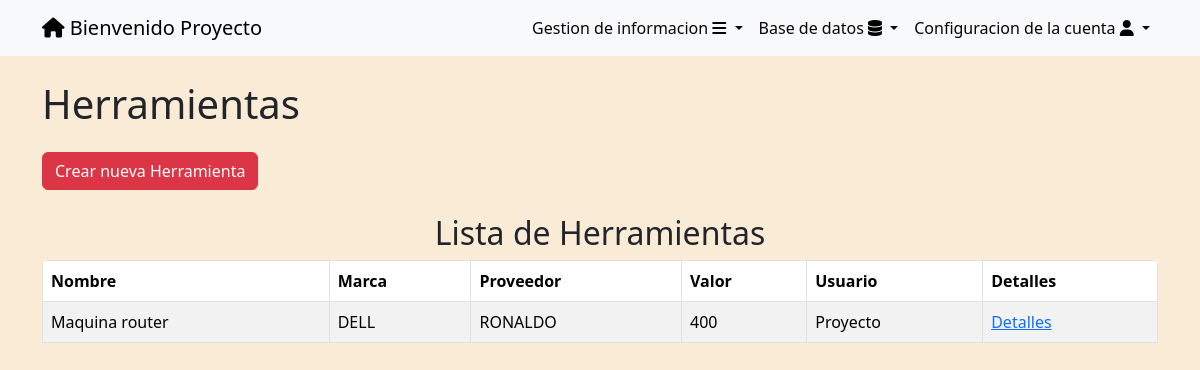
The app's page /herramientas/ (signed in) with its own data.
### tasks/models.py (models this page shows, shortened)
class Herramienta(models.Model):
    nombreHerramienta = models.CharField(blank=True,null=True,max_length=100)
    COMPUTADORA = 'Computadora'
    ROUTER = 'Router'
    IMPRESORA = 'Impresora'
    ESTADO_CHOICES = [
        (COMPUTADORA, 'Computadora'),
        (ROUTER, 'Router'),
        (IMPRESORA, 'Impresora'),
    ]
    tipo  =  models.CharField(blank=True,null=True,max_length=100,choices=ESTADO_CHOICES)
    marca = models.CharField(blank=True,null=True,max_length=100)
    fechaAdquisicion = models.DateField(blank=True,null=True)
    idProveedor = models.ForeignKey(Proveedor,on_delete=models.CASCADE,null=True,blank=True)
    estadoHerramienta = models.CharField(blank=True,null=True,max_length=100)
    valor = models.IntegerField(blank=True,null=True,validators=[MinValueValidator(0)])
    notas = models.TextField(blank=True,null=True)
    user = models.ForeignKey(User, on_delete=models.CASCADE,blank=True, null=True)

class Proveedor(models.Model):
    nombre = models.CharField(blank=True,null=True,max_length=100)
    correo = models.EmailField(blank=True,null=True)
    telefono = models.CharField(blank=True,null=True,max_length=100)
    estadodelprovedor = models.TextField(blank=True,null=True)
    user = models.ForeignKey(User, on_delete=models.CASCADE,blank=True, null=True)
    def __str__(self):
        return self.nombre

### tasks/views.py (the view)
# urls.py: path('herramientas/',views.herramientas,name='herramientas'),
@login_required
def herramientas(request):
    if request.user.is_superuser:
        herramientas = Herramienta.objects.all().order_by('marca')
    else:
        herramientas = Herramienta.objects.all()
    return render(request, 'herramientas.html', {
        'herramientas': herramientas,
    })

### tasks/templates/herramientas.html (shortened to what this page needs)
{% extends 'base.html' %}
{% block content %}
<body>
    <div class="container mt-4">
        <a href="/herramientas/" class="text-dark text-decoration-none"><h1 >Herramientas</h1></a>
        {% if user.is_superuser or user.is_staff %}
<a href="{% url 'create_herramienta' %}" class="btn btn-danger mt-3">Crear nueva Herramienta</a>
{% endif %}
    </div>
<div class="container mt-4">
    <h2 class="text-center">Lista de Herramientas</h2>
    <div class="table-responsive rounded">
        <table class="table table-bordered table-striped">
            <thead class="thead-dark">
                <tr>
                    <th>Nombre</th>
                    <th>Marca</th>
                    <th>Proveedor</th>
                    <th>Valor</th>
                    <th>Usuario</th>
                    {% if user.is_superuser or user.is_staff %}
                    <th>Detalles</th>
                    {% endif %}
                </tr>
            </thead>
            <tbody>
                {% for herramienta in herramientas %}
                <tr>
                    <td>{{ herramienta.nombreHerramienta }}</td>
                    <td>{{ herramienta.marca }}</td>
                    <td>{{ herramienta.idProveedor}}</td>
                    <td>{{ herramienta.valor}}</td>
                    <td>{{ herramienta.user.username}}</td>
                    {% if user.is_superuser or user.is_staff %}
                    <td><a href="{% url 'herramienta_detail' herramienta.id %}" >Detalles</a></td>
                    {% endif %}
                </tr>
                {% endfor %}
            </tbody>
        </table>
    </div>
</div>
</body>
{% endblock %}

### tasks/templates/base.html (shortened to what this page needs)
<!DOCTYPE html>
<html lang="en">
<head>
    <link rel="stylesheet" href="https://cdn.jsdelivr.net/npm/bootstrap@5.3.2/dist/css/bootstrap.min.css">
    <link rel="stylesheet" href="https://cdnjs.cloudflare.com/ajax/libs/font-awesome/6.4.2/css/all.min.css">
    <link rel="stylesheet" href="https://cdn.jsdelivr.net/npm/bootstrap@5.3.2/dist/css/bootstrap.min.css">
</head>
<body>
    <nav class="navbar navbar-expand-lg bg-body-tertiary">
        <div class="container">
            {% if user.is_authenticated %}
            <a class="navbar-brand" href="/" id="uno"> <i class="fa-solid fa-house" style="color: #000000;"></i>
                Bienvenido {{user.username}}</a>
            {% endif %}
            {% if user.is_authenticated %}
            <div class="collapse navbar-collapse" id="navbarSupportedContent">
                <ul class="navbar-nav ms-auto">
                    <li class="nav-item dropdown">
                        <a class="nav-link dropdown-toggle" href="#" role="button" data-bs-toggle="dropdown"
                            aria-expanded="false">
                            Gestion de informacion <i class="fa-solid fa-bars" style="color: #00040b;"></i>
                        </a>
                    </li>
                    {% if user.is_superuser %}
                    <li class="nav-item dropdown">
                        <a class="nav-link dropdown-toggle" href="#" role="button" data-bs-toggle="dropdown"
                            aria-expanded="false">
                            Base de datos <i class="fa-solid fa-database" style="color: #000000;"></i>
                        </a>
                        {% endif %}
                    <li class="nav-item dropdown">
                        <a class="nav-link dropdown-toggle" href="#" role="button" data-bs-toggle="dropdown"
                            aria-expanded="false">
                            Configuracion de la cuenta <i class="fa-solid fa-user" style="color: #000000;"></i>
                        </a>
            {% endif %}
        </div>
    </nav>
</body>
</html>
{% block content %}
{% endblock %}

### tasks/templates/base.html (style rules this page uses)
.nav-link { display: block; text-decoration: none; color: #080404; padding: 5px; }

### tasks/templates/herramientas.html (style rules this page uses)
body { background-color: antiquewhite; background-size: cover; }

### records on screen
Herramienta: nombreHerramienta "Maquina router", marca "DELL", idProveedor "RONALDO", valor "400", user.username "Proyecto"

### other values on screen
{{ user.username }} "Proyecto"
